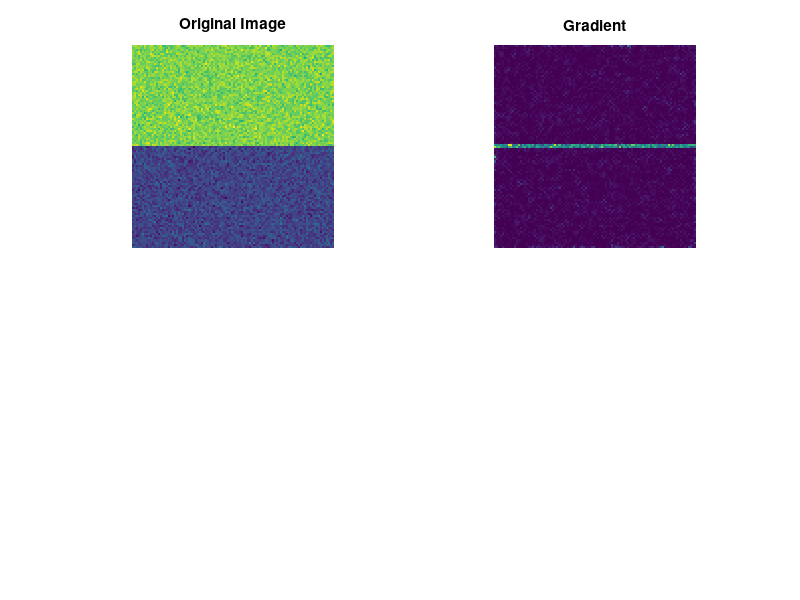

This figure's MATLAB source: (Note: this script raises an error after producing the figure.)
% test for gaussian filtering
n = 100;
M = [ones(n/2,n);zeros(n/2,n)];
M = M + 0.1*randn(n);   % adding some noise

subplot(2,2,1);
imagesc(M);
title('Original Image');
axis image; axis off;

% without convolution
[gx,gy] = gradient(M);
subplot(2,2,2);
imagesc(gx.^2 + gy.^2);
title('Gradient');
axis image; axis off;

% with convolution
h = compute_gaussian_filter([20 20],0.02,n);
subplot(2,2,3);
imagesc(h);
title('Filter');
axis image; axis off;

Mh = perform_convolution(M,h);
[gx,gy] = gradient(Mh);
subplot(2,2,4);
imagesc(gx.^2 + gy.^2);
title('Smoothed gradient');
axis image; axis off;

colormap gray(256);